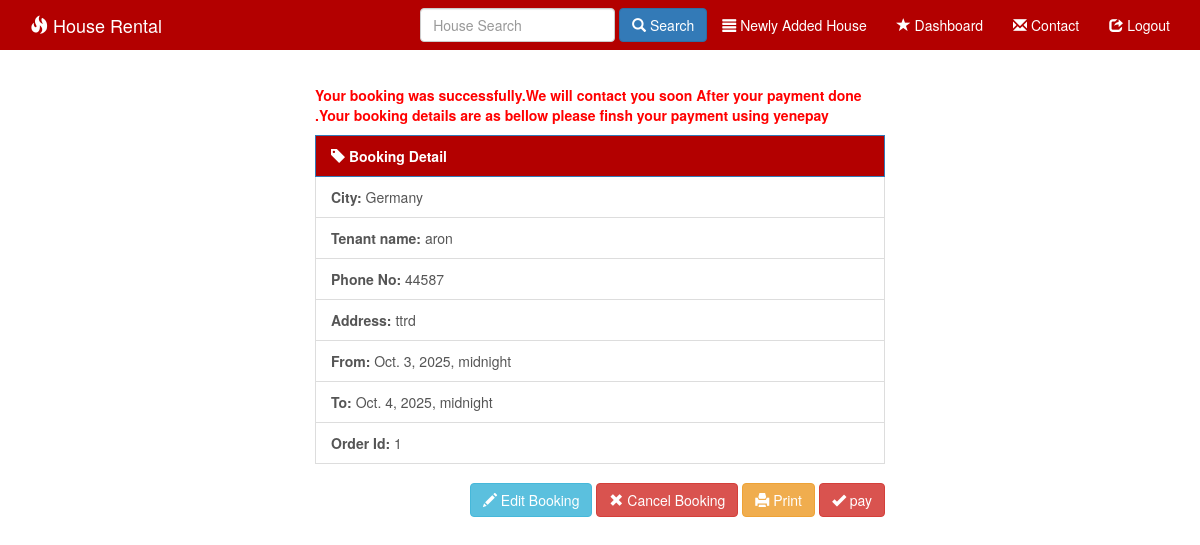
Page /detail/1/ on the committed database.
### system/models.py (models this page shows, shortened)
class Order(models.Model):
    city = models.CharField(max_length=100)
    tenant_name = models.CharField(max_length=100)
    cell_no = models.CharField(max_length=15)
    address = models.TextField()
    from_date = models.DateTimeField()
    to = models.DateTimeField()

### system/views.py (the view)
# urls.py: re_path(r'^detail/(?P<id>\d+)/$', views.order_detail, name='order_detail'),
def order_detail(request, id=None):
    detail = get_object_or_404(Order,id=id)
    context = {
        "detail": detail,
    }
    return render(request, 'order_detail.html', context)

### templates/order_detail.html (shortened to what this page needs)
{% extends 'base.html' %}
{% block body %}
<div class ='col-sm-6 col-sm-offset-3'>
  <strong><p style="color: red">Your booking was successfully.We will contact you soon After  your payment done .Your booking details are as bellow please finsh your payment using yenepay
  </p></strong>
  <p class="list-group-item active">
    <strong><span class="glyphicon glyphicon-tag"></span> Booking Detail</strong>
  </p>
   <a href="" class="list-group-item"><strong>City: </strong>{{detail.city}}</a>
  <a href="" class="list-group-item"><strong>Tenant name: </strong>{{detail.tenant_name}}</a>
  <a href="" class="list-group-item"><strong>Phone No: </strong>{{detail.cell_no}}</a>
  <a href="" class="list-group-item"><strong>Address: </strong>{{detail.address}}</a>
  <a href="" class="list-group-item"><strong>From: </strong>{{detail.from_date}}</a>
  <a href="" class="list-group-item"><strong>To: </strong>{{detail.to}}</a>
  <a href="" class="list-group-item"><strong>Order Id: </strong>{{detail.id}}</a><br>
  <div class="pull-right">
    <a href="{% url 'order_edit' detail.id %}"><button type="button" class="btn btn-info"><span class="glyphicon glyphicon-pencil"></span> Edit Booking</button></a>
    <a href="{% url 'order_delete' detail.id %}"><button type="button" class="btn btn-danger"><span class="glyphicon glyphicon-remove"></span> Cancel Booking</button></a>
    <button type="button" class="btn btn-warning" onclick="window.print()" > <span class="glyphicon glyphicon-print"></span> Print</button>
    <a href="{% url 'payment_with_express' %}"><button type="button" class="btn btn-danger"><span class="glyphicon glyphicon-ok"></span> pay</button></a>
  </div>
</div>
{% endblock %}

### static/css/style.css (style rules this page uses)
body { background:url('../images/'); }
.list-group-item.active, .list-group-item.active:focus, .list-group-item.active:hover { background-color: #b30000 !important; }

### rows in the picture
Order: city "Germany", tenant_name "aron", cell_no "44587", address "ttrd", from_date "Oct. 3, 2025, midnight", to "Oct. 4, 2025, midnight", id "1"
